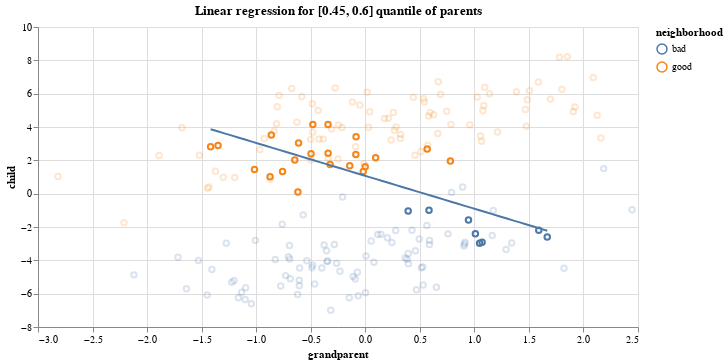

The cell this chart's notebook holds for it:
### Code cell
df = edu_df.copy()
df["neighborhood"] = df["neighborhood"].map(lambda n: {-1: "bad", 1: "good"}[n])

line = (
    alt.Chart(pd.DataFrame({"grandparent": grandparent_x, "child": child_y}))
    .mark_line()
    .encode(x="grandparent", y="child")
)

edu_chart = (
    alt.Chart(df, width=600, title=f"Linear regression for [{qlow}, {qhigh}] quantile of parents")
    .mark_point()
    .encode(
        x="grandparent",
        y="child",
        color="neighborhood:N",
        opacity=alt.condition(
            (alt.datum.parent > plow) & (alt.datum.parent < phigh),
            alt.value(1.0),
            alt.value(0.2),
        ),
    )
)
edu_chart + line

### Figure 1 — Vega-Lite specification as saved in the notebook (floating-point values rounded to 4 significant figures; data arrays with more than 128 entries replaced by an {"elided": "..."} marker saying what was removed)
{"$schema": "https://vega.github.io/schema/vega-lite/v5.20.1.json", "config": {"view": {"continuousHeight": 300, "continuousWidth": 300}}, "datasets": {"data-10d6855a74c0d3ccd9d32c27cce14fbe": {"elided": "200 records"}, "data-e3008d01844d1d7694425c361d1bd949": [{"child": 3.869, "grandparent": -1.418}, {"child": 3.744, "grandparent": -1.355}, {"child": 3.62, "grandparent": -1.292}, {"child": 3.496, "grandparent": -1.229}, {"child": 3.371, "grandparent": -1.166}, {"child": 3.247, "grandparent": -1.103}, {"child": 3.123, "grandparent": -1.04}, {"child": 2.999, "grandparent": -0.9768}, {"child": 2.874, "grandparent": -0.9138}, {"child": 2.75, "grandparent": -0.8509}, {"child": 2.626, "grandparent": -0.7879}, {"child": 2.501, "grandparent": -0.7249}, {"child": 2.377, "grandparent": -0.6619}, {"child": 2.253, "grandparent": -0.599}, {"child": 2.128, "grandparent": -0.536}, {"child": 2.004, "grandparent": -0.473}, {"child": 1.88, "grandparent": -0.4101}, {"child": 1.755, "grandparent": -0.3471}, {"child": 1.631, "grandparent": -0.2841}, {"child": 1.507, "grandparent": -0.2211}, {"child": 1.383, "grandparent": -0.1582}, {"child": 1.258, "grandparent": -0.09519}, {"child": 1.134, "grandparent": -0.03221}, {"child": 1.01, "grandparent": 0.03076}, {"child": 0.8854, "grandparent": 0.09373}, {"child": 0.761, "grandparent": 0.1567}, {"child": 0.6367, "grandparent": 0.2197}, {"child": 0.5124, "grandparent": 0.2827}, {"child": 0.3881, "grandparent": 0.3456}, {"child": 0.2638, "grandparent": 0.4086}, {"child": 0.1395, "grandparent": 0.4716}, {"child": 0.01522, "grandparent": 0.5345}, {"child": -0.1091, "grandparent": 0.5975}, {"child": -0.2334, "grandparent": 0.6605}, {"child": -0.3577, "grandparent": 0.7235}, {"child": -0.482, "grandparent": 0.7864}, {"child": -0.6063, "grandparent": 0.8494}, {"child": -0.7306, "grandparent": 0.9124}, {"child": -0.8549, "grandparent": 0.9754}, {"child": -0.9792, "grandparent": 1.038}, {"child": -1.104, "grandparent": 1.101}, {"child": -1.228, "grandparent": 1.164}, {"child": -1.352, "grandparent": 1.227}, {"child": -1.476, "grandparent": 1.29}, {"child": -1.601, "grandparent": 1.353}, {"child": -1.725, "grandparent": 1.416}, {"child": -1.849, "grandparent": 1.479}, {"child": -1.974, "grandparent": 1.542}, {"child": -2.098, "grandparent": 1.605}, {"child": -2.222, "grandparent": 1.668}]}, "layer": [{"data": {"name": "data-10d6855a74c0d3ccd9d32c27cce14fbe"}, "encoding": {"color": {"field": "neighborhood", "type": "nominal"}, "opacity": {"condition": {"test": "((datum.parent > 0.039117634105399014) && (datum.parent < 1.1448827283316159))", "value": 1}, "value": 0.2}, "x": {"field": "grandparent", "type": "quantitative"}, "y": {"field": "child", "type": "quantitative"}}, "mark": {"type": "point"}, "title": "Linear regression for [0.45, 0.6] quantile of parents"}, {"data": {"name": "data-e3008d01844d1d7694425c361d1bd949"}, "encoding": {"x": {"field": "grandparent", "type": "quantitative"}, "y": {"field": "child", "type": "quantitative"}}, "mark": {"type": "line"}}], "width": 600}
